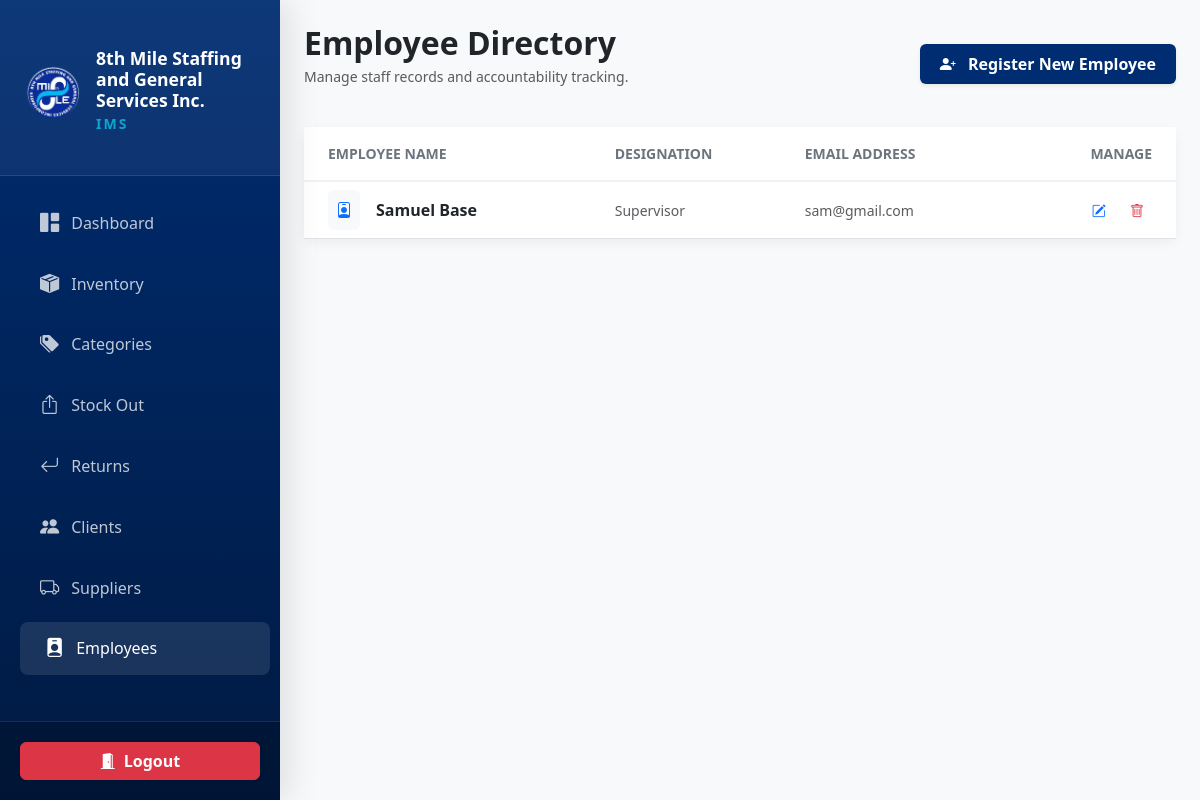
The page /employees.php (signed in) on the database its author committed.
### tables this page shows
CREATE TABLE `employees` (
  `id` int(11) NOT NULL,
  `first_name` varchar(100) NOT NULL,
  `last_name` varchar(100) NOT NULL,
  `designation` varchar(100) DEFAULT NULL,
  `contact_no` varchar(20) DEFAULT NULL,
  `email` varchar(255) DEFAULT NULL
);

### employees.php (the view, shortened to what this page needs)
<?php
include('config.php');
$query = "SELECT * FROM employees ORDER BY last_name ASC";
$result = mysqli_query($conn, $query);
?>
<!DOCTYPE html>
<html lang="en">
<head>
    <link href="https://cdn.jsdelivr.net/npm/bootstrap@5.3.0/dist/css/bootstrap.min.css" rel="stylesheet">
    <link rel="stylesheet" href="https://cdn.jsdelivr.net/npm/bootstrap-icons@1.11.0/font/bootstrap-icons.css">
</head>
<body>
    <?php include('sidebar.php'); ?>
    <main id="main-content" class="p-3 p-md-4">
        <div class="container-fluid p-0">
            <div class="d-flex flex-wrap justify-content-between align-items-center mb-4">
                <div>
                    <h2 class="fw-bold text-dark mb-1">Employee Directory</h2>
                    <p class="text-muted small">Manage staff records and accountability tracking.</p>
                </div>
                <button class="btn btn-8th shadow-sm" data-bs-toggle="modal" data-bs-target="#addEmployeeModal">
                    <i class="bi bi-person-plus-fill me-2"></i> Register New Employee
                </button>
            </div>
            <div class="card table-card">
                <div class="table-responsive">
                    <table class="table table-hover align-middle mb-0">
                        <thead style="background-color: #fcfcfc; border-bottom: 2px solid #f1f1f1;">
                            <tr>
                                <th class="ps-4 py-3 text-uppercase small fw-bold text-secondary">Employee Name</th>
                                <th class="py-3 text-uppercase small fw-bold text-secondary">Designation</th>
                                <th class="py-3 text-uppercase small fw-bold text-secondary">Email Address</th>
                                <th class="text-end pe-4 py-3 text-uppercase small fw-bold text-secondary">Manage</th>
                            </tr>
                        </thead>
                        <tbody>
                            <?php while($row = mysqli_fetch_assoc($result)): ?>
                                <tr>
                                    <td class="ps-4">
                                        <div class="d-flex align-items-center">
                                            <div class="p-2 rounded bg-light me-3 text-primary"><i class="bi bi-person-badge"></i></div>
                                            <span class="fw-bold text-dark"><?php echo htmlspecialchars($row['first_name'] . " " . $row['last_name']); ?></span>
                                        </div>
                                    </td>
                                    <td class="text-muted small"><?php echo htmlspecialchars($row['designation'] ?: 'N/A'); ?></td>
                                    <td class="text-muted small"><?php echo htmlspecialchars($row['email']); ?></td>
                                    <td class="text-end pe-4">
                                        <button class="btn btn-sm btn-outline-primary border-0 me-1" data-bs-toggle="modal" data-bs-target="#editModal<?php echo $row['id']; ?>">
                                            <i class="bi bi-pencil-square"></i>
                                        </button>
                                        <a href="delete_employee.php?id=<?php echo $row['id']; ?>" class="btn btn-sm btn-outline-danger border-0" onclick="return confirm('Remove employee?')">
                                            <i class="bi bi-trash"></i>
                                        </a>
                                    </td>
                                </tr>
                            <?php endwhile; ?>
                        </tbody>
                    </table>
                </div>
            </div>
        </div>
    </main>
</body>
</html>

### employees.php (style rules this page uses)
:root { --8th-blue: #002d72; --8th-blue-dark: #001a42; }
body { background-color: #f8f9fa; font-family: 'Segoe UI', sans-serif; }
#main-content { transition: margin-left 0.3s; width: 100%; overflow-x: hidden; }
@media (min-width: 992px) { #main-content { margin-left: 280px; width: calc(100% - 280px); } }
.table-card { border-radius: 8px; border: none; background: #fff; box-shadow: 0 4px 12px rgba(0,0,0,0.05); }
.btn-8th { background-color: var(--8th-blue); color: white; border-radius: 6px; font-weight: 600; padding: 8px 20px; border: none; transition: 0.3s; }

### sidebar.php (style rules this page uses)
:root { --8th-blue: #002d72; --8th-blue-light: #003d9a; --8th-accent: #66b2ff; --sidebar-width: 280px; }
* { transition: all 0.2s ease-in-out; }

### rows shown on the page
employees: first_name+last_name "Samuel Base", designation "Supervisor", email "sam@gmail.com"
